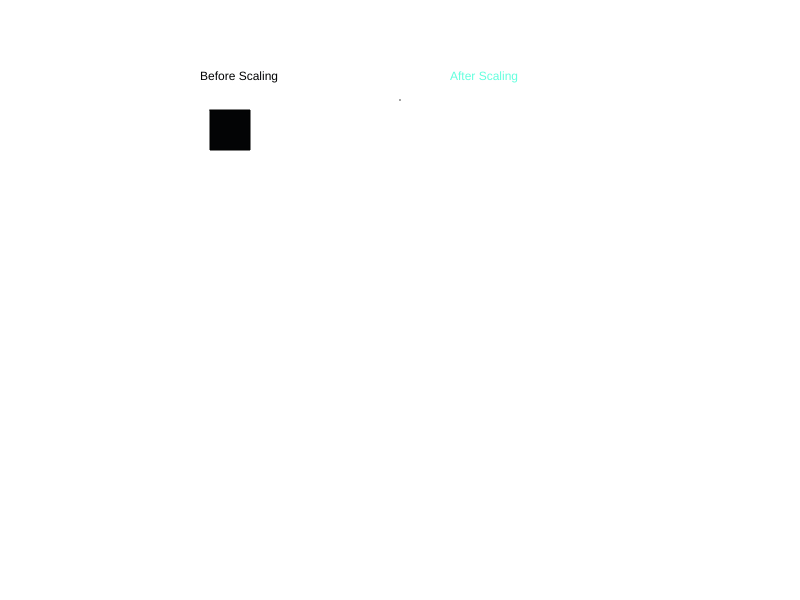
Frame 1 (no input)
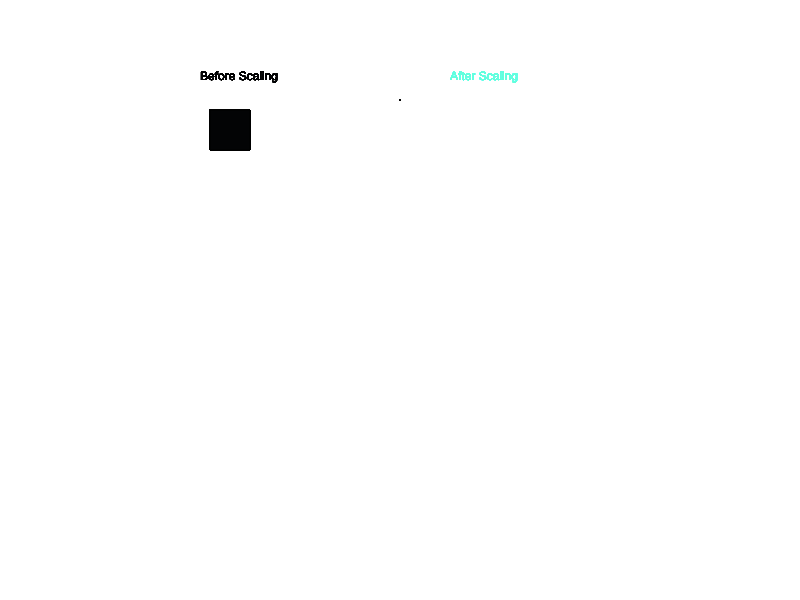
Frame 60 (no input)
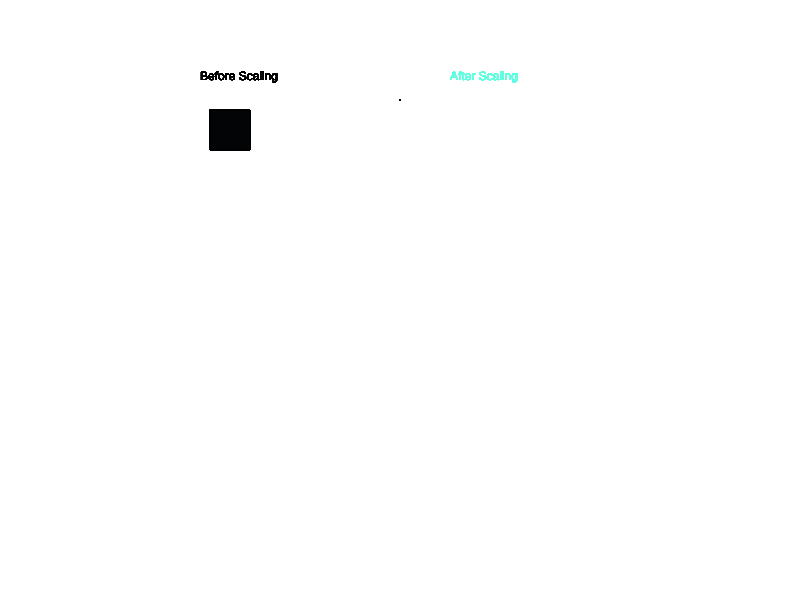
Frame 120 (the mouse pressed at the canvas centre since frame 60)

The p5.js sketch that drew these frames (run headless with seeded random() and noise() and a simulated clock; from frame 60 on, the mouse is pressed at the canvas centre):

// p5.js sketch
// ── sketch.js
let scale;
let a,b,c,d;


function setup(){
    createCanvas(screen.width,screen.height);
    
    scale = prompt('Enter Scaling Factor');
   
}

function draw(){
    fill(3,4,5);
    text('Before Scaling',200,80);
    fill(100,345,222)
    text('After Scaling',450,80);
    //Before Scaling
    translate(200,100);
    a = [[10],[10],[1]];
    b = [[50],[10],[1]];
    c = [[50],[50],[1]];
    d = [[10],[50],[1]];
    fill(3,4,5);
    beginShape();
        vertex(a[0],a[1]);
        vertex(b[0],b[1]);
        vertex(c[0],c[1]);
        vertex(d[0],d[1]);
    endShape(CLOSE);
    
    //Scaling Matrix
    scale_matrix = [
        [scale,0,0],
        [0,scale,0],
        [0,0,1]
    ];
    
    
    aN = matrix_multi(scale_matrix,a);
    bN = matrix_multi(scale_matrix,b);
    cN = matrix_multi(scale_matrix,c);
    dN = matrix_multi(scale_matrix,d);

    
    translate(200,0);
    fill(100,345,222)

    beginShape();
        vertex(aN[0],aN[1]);
        vertex(bN[0],bN[1]);
        vertex(cN[0],cN[1]);
        vertex(dN[0],dN[1])
    endShape(CLOSE);
    
    
}

function matrix_multi(a,b){
    let aRows = a.length;
    let aCols = a[0].length;
    let bRows = b.length;
    let bCols = b[0].length;
    let res = new Array(aRows);
    if (aCols == bRows){
        for (var i=0; i<aRows;++i){
            res[i] = new Array(bCols);
            for (var j =0 ; j<bCols;++j ){
                res[i][j] = 0;
                for (var k = 0; k<aCols;++k){
                    res[i][j] += a[i][k]*b[k][j];
                }
            }
        }
    return res;
    }
}
